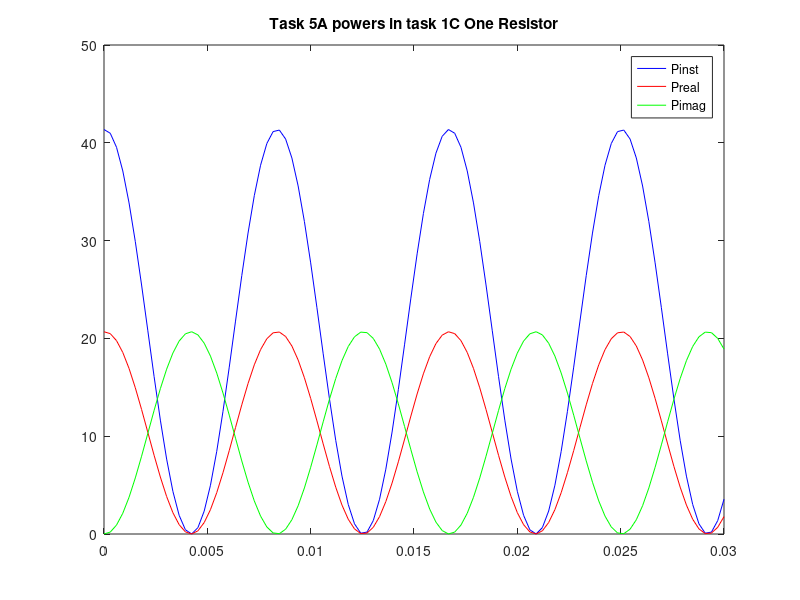
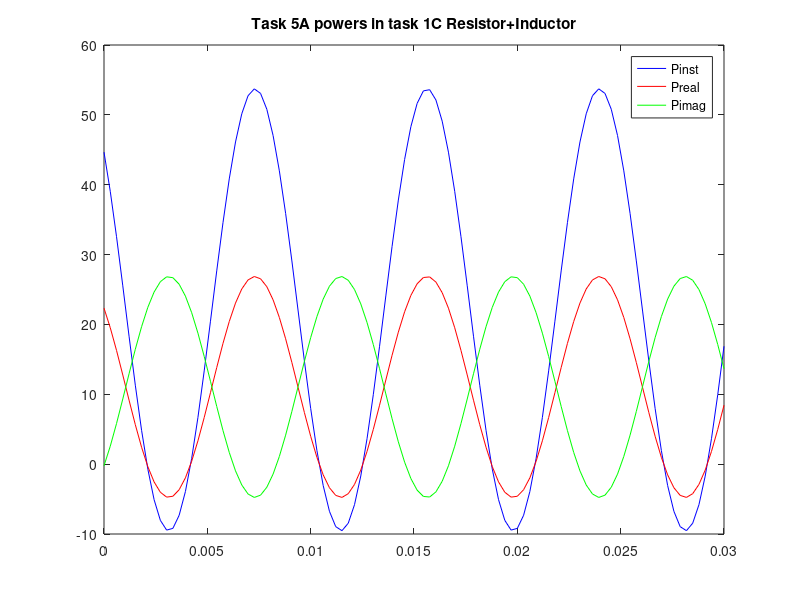
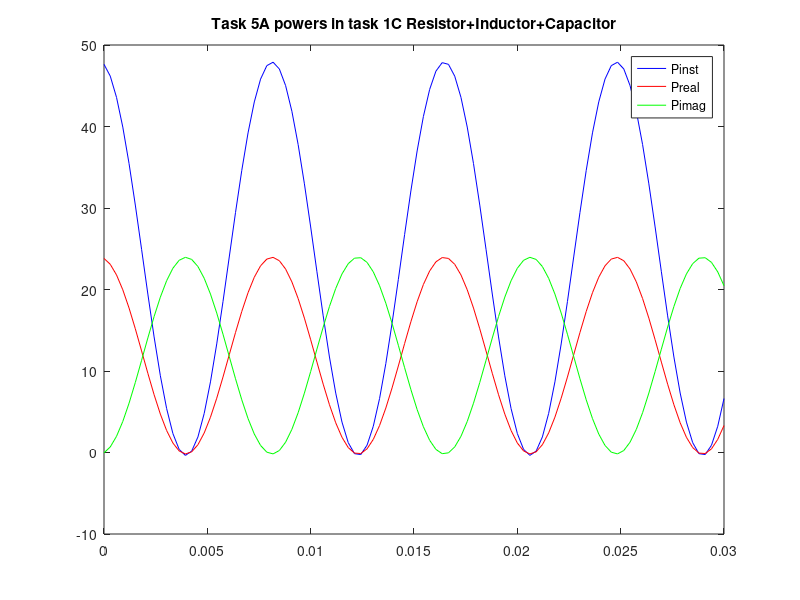
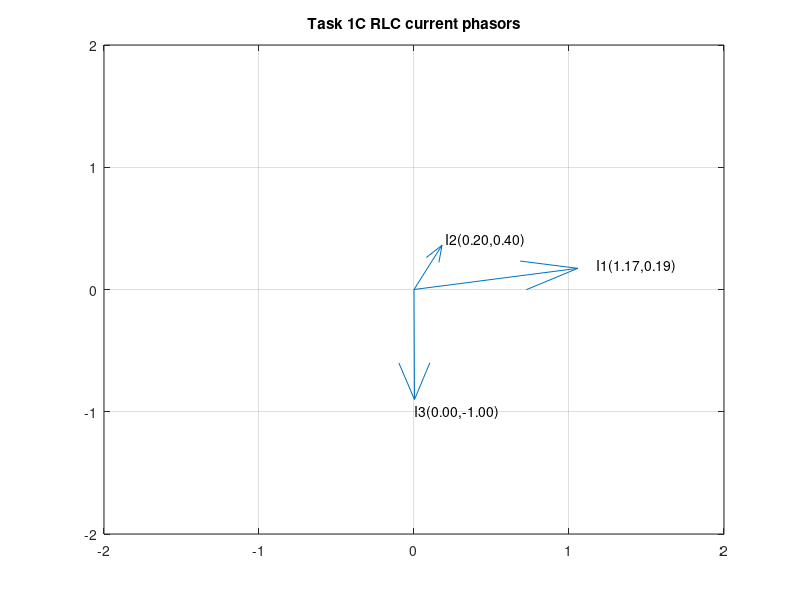

Source code (MATLAB) for these figures, in order:
% Task 5: Calculation and Analysis 
clc; clear;

%{
%% Task 5.A: Instantaneous, Real, and Reactive Power in a Parallel RCL Circuit
Calculate the instantaneous, real, and reactive power based on your
recorded data from Task 1C, Step 3
Plot on separate sub-plots so you can clearly see all calculated powers one
after another.
Repeat this process for Task 1C steps 4 and 5
How has adding an inductor and capacitor changed the reactive and real
power?
2. Based on the measurements in Task 1C Step 5, draw the phasor diagram of
this case showing applied voltage V1, Input current I1, Inductor current I2
and Capacitor Current I3
%}

% Given V1 = 20.28 * exp(deg2rad(-0.6)*j)
% Instantaneous Power
%{
P = Vm*sin(w*t+thetaV)*Im*sin(w*t+thetaI)
P = Vm*Im*(sin(w*t+theta_V)*sin(w*t+theta_I)
%}
% Voltage Phasor
V1 = 20.28 * exp(deg2rad(-0.6)*j)
V1p = angle(V1);
V1m = abs(V1);
I1 = 1.02; % Amps rms
pfa = deg2rad(0.7); % IN degrees theta_V-theta_I;
P = 20.6; % In watts the average power
w = 60*2*pi;
t = linspace(0,30e-3);
Pinst = 2 * V1m * I1.*(cos(w.*t+V1p).*cos(w.*t+V1p-pfa));

Preal = V1m * I1*(cos(w*t+V1p).*cos(w*t+V1p-pfa));
Pimag = V1m * I1*sin(w*t+V1p).*sin(w*t+V1p-pfa);

%Pim = imag(V1*conj(I1(exp(j*(V1p-pfa))));

figure(1); clf;
plot(t,Pinst,'color','b');
hold on;
plot(t, Preal, 'color','r');
plot(t,Pimag, 'color','g');
title('Task 5A powers in task 1C One Resistor');
legend('Pinst', 'Preal', 'Pimag');

% R and L
I1 = 1.56;
pfa1 = deg2rad(-45.7);

Pinst = 2 * V1m * I1*(cos(w.*t+V1p).*cos(w.*t+V1p-pfa1));
Preal = V1m * I1*(cos(w*t+V1p).*cos(w*t+V1p-pfa1));
Pimag = V1m * I1*sin(w*t+V1p).*sin(w*t+V1p-pfa1);

%Pim = imag(V1*conj(I1(exp(j*(V1p-pfa))));

figure(2); clf;
plot(t,Pinst,'color','b');
hold on;
plot(t, Preal, 'color','r');
plot(t,Pimag, 'color','g');
title('Task 5A powers in task 1C Resistor+Inductor');
legend('Pinst', 'Preal', 'Pimag')

% R and L and C
I1 = 1.19;
pfa1 = deg2rad(-9.9);
Pinst = 2 * V1m * I1*(cos(w.*t+V1p).*cos(w.*t+V1p-pfa1));
Preal = V1m * I1*(cos(w*t+V1p).*cos(w*t+V1p-pfa1));
Pimag = V1m * I1*sin(w*t+V1p).*sin(w*t+V1p-pfa1);
figure(3); clf;
plot(t,Pinst,'color','b');
hold on;
plot(t, Preal, 'color','r');
plot(t,Pimag, 'color','g');
title('Task 5A powers in task 1C Resistor+Inductor+Capacitor');
legend('Pinst', 'Preal', 'Pimag')

% Drawing out phasors
figure(4);clf;
I1 = 1.19;
pfa1 = deg2rad(-9.9);
I2 = 0.45;
pfa2 = deg2rad(-64.1);
I3 = 1.0;
pfa3 = deg2rad(89.2);
X  = [I1*cos(V1p-pfa1) I2*cos(V1p-pfa2) I3*cos(V1p-pfa3)];
Y = [I1*sin(V1p-pfa1) I2*sin(V1p-pfa2) I3*sin(V1p-pfa3)];
orig = zeros(1,length(X));
q = quiver(orig,orig,X,Y);
axis ([-2 2 -2 2])
grid on;
title('Task 1C RLC current phasors')

text(X(1), Y(1), sprintf('I1(%.2f,%.2f)',[X(1) Y(1)]));
text(X(2), Y(2), sprintf('I2(%.2f,%.2f)',[X(2) Y(2)]));
text(X(3), Y(3), sprintf('I3(%.2f,%.2f)',[X(3) Y(3)]));

figure(5); clf;
quiver(0,0,V1m*cos(V1p), V1m*sin(V1p));
axis([-25 25 -25 25]);
grid on;
text(V1m*cos(V1p)-5, V1m*sin(V1p)-5, sprintf('V1 (%.2f,%.2f)', [V1m*cos(V1p) V1m*sin(V1p)]))
title('Task 1C RLC Voltage Phasor');
